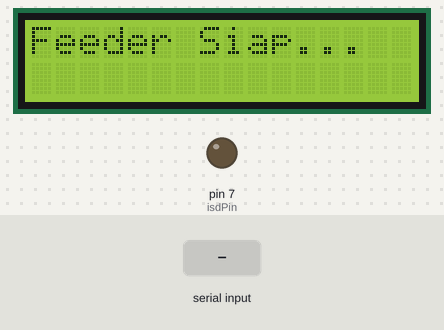
Bench run of a sketch on a simulated Arduino Uno, built with avr-gcc and run on an emulated ATmega328P. On the bench: 16×2 character LCD, output pins drawn as LEDs (lit = HIGH). The test bench sets the inputs (shaded band). The local clock reads 2024-03-15 10:24:30 at power-on unless the sketch sets it; what the sketch prints to the serial monitor is not drawn.

Above: at 2.4 s.
2.5 s: "FED\n" received over the second serial link
At 3.9 s:
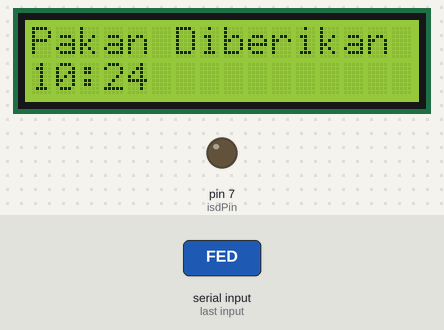
4.2 s: "ERROR\n" received over the second serial link
At 6.7 s:
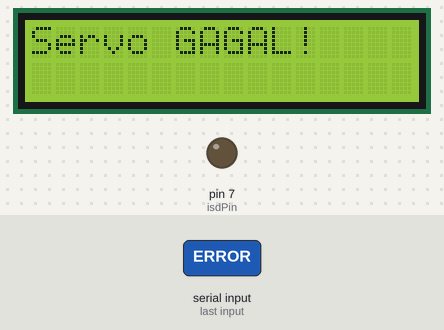
7.2 s: "SOUND\n" received over the second serial link
At 11.4 s:
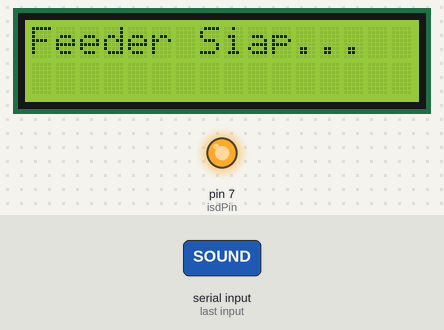
Timing chart, 0 to 15.2 s (numbered marks = the images above; inputs shaded):
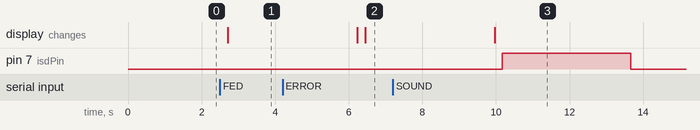

Measured:
- after the input at 2.5 s, the display: changes after 0.22 s (image 1)
- after the input at 4.2 s, the display: first differs from a run without the input after 2.2 s (image 2)
- after the input at 7.2 s, pin 7 (isdPin): LOW → HIGH after 3.0 s, → LOW 3.5 s later

The sketch:

sketch_sep24a.ino
```cpp
#include <Wire.h>
#include <RTClib.h>
#include <LiquidCrystal_I2C.h>
#include <SoftwareSerial.h>

RTC_DS3231 rtc;
LiquidCrystal_I2C lcd(0x27, 16, 2);
SoftwareSerial espSerial(3, 2);  // RX=3, TX=2

const int isdPin = 7; // P–L ISD1820
long lastSentMarker = -1;

// ============================
//   FUZZY MEMBERSHIP FUNCTIONS
// ============================

// Fungsi keanggotaan pagi: 3–7 (triangle)
float mu_pagi(float x) {
  if (x <= 3.0) return 0.0;
  else if (x > 3.0 && x <= 5.0) return (x - 3.0) / 2.0;
  else if (x > 5.0 && x < 7.0) return (7.0 - x) / 2.0;
  else return 0.0;
}

// Fungsi keanggotaan sore: 15–19 (triangle)
float mu_sore(float x) {
  if (x <= 15.0) return 0.0;
  else if (x > 15.0 && x <= 17.0) return (x - 15.0) / 2.0;
  else if (x > 17.0 && x < 19.0) return (19.0 - x) / 2.0;
  else return 0.0;
}

// helper format float 2 dec
String fmt2(float v) {
  char b[12];
  dtostrf(v, 0, 2, b);
  return String(b);
}

void setup() {
  Serial.begin(115200);
  espSerial.begin(9600);
  lcd.init();
  lcd.backlight();
  pinMode(isdPin, OUTPUT);
  digitalWrite(isdPin, LOW);

  if (!rtc.begin()) {
    lcd.clear();
    lcd.print("RTC Error!");
    while (1);
  }

  lcd.clear();
  lcd.print("Feeder Siap...");
  delay(1200);
}

void loop() {
  DateTime now = rtc.now();
  int hour = now.hour();
  int minute = now.minute();
  int day = now.day();

  float hourf = hour + (minute / 60.0);

  // compute memberships
  float mup = mu_pagi(hourf);
  float mus = mu_sore(hourf);

  // Automatic schedule: Pagi 05:30, Sore 17:00
bool waktuPagi = (hour == 5 && minute == 30);
bool waktuSore = (hour == 17 && minute == 0);

// unique marker: cukup day + minute (anti double)
long marker = day * 100 + minute;

if ((waktuPagi || waktuSore) && marker != lastSentMarker) {
    float max_mu = max(mup, mus);
    if (max_mu > 0.20) {
        String msg = "OPEN:" + fmt2(mup) + ":" + fmt2(mus);
        espSerial.println(msg);
    }
    lastSentMarker = marker;
}

  // handle incoming from ESP32
  if (espSerial.available()) {
    String pesan = espSerial.readStringUntil('\n');
    pesan.trim();
    Serial.println("Dari ESP32: " + pesan);

    if (pesan == "SOUND") {
      // ---------------- Bunyi ISD1820 dulu ----------------
      digitalWrite(isdPin, HIGH);      // mulai bunyi
      delay(3500);                      // durasi suara (sesuaikan rekaman)
      digitalWrite(isdPin, LOW);       // berhenti
      espSerial.println("DONE");        // beri tahu ESP32
      Serial.println("ISD selesai, DONE dikirim");
    }
    else if (pesan == "FED") {
      lcd.clear();
      lcd.print("Pakan Diberikan");
      lcd.setCursor(0, 1);
      char buf[6];
      snprintf(buf, sizeof(buf), "%02d:%02d", hour, minute);
      lcd.print(buf);
      delay(3500);
      lcd.clear();
      lcd.print("Feeder Siap...");
    }
    else if (pesan == "ERROR") {
      lcd.clear();
      lcd.print("Servo GAGAL!");
      Serial.println("⚠️ Terima ERROR dari ESP32: Servo gagal");
      delay(3500);
      lcd.clear();
      lcd.print("Feeder Siap...");
    }
  }

  delay(200);
}
```
